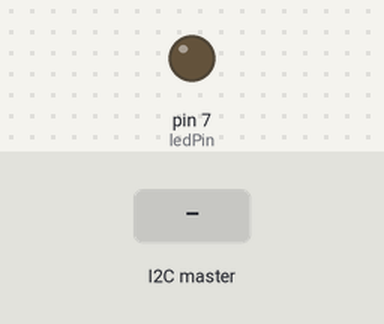
Bench run of a sketch on a simulated Arduino Uno, built with avr-gcc and run on an emulated ATmega328P. Parts: output pins drawn as LEDs (lit = HIGH). The test bench sets the inputs (shaded band). What the sketch prints to the serial monitor is not drawn.

Above: at 1.2 s.
1.3 s: the I2C master sends the byte 0
At 1.7 s:
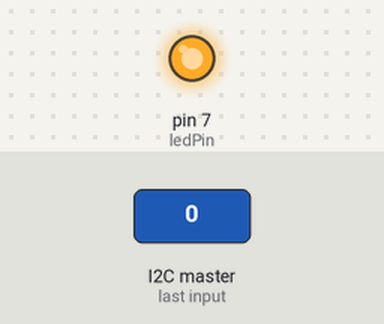
2.8 s: the I2C master sends the byte 1
At 4.0 s:
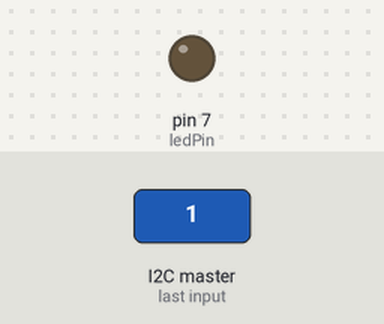
Timing chart, 0 to 5.8 s (numbered marks = the images above; inputs shaded):
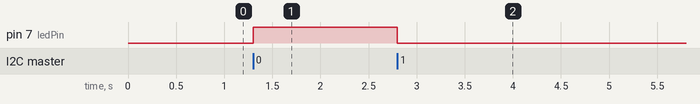

The sketch:

SLAVE.ino
```cpp
/*
      RoboCore - Tutorial Comunicacao entre Arduinos: I2C - Parte 1
                                                            (Slave)
                                                       (03/05/2015)

  Escrito por Marcelo Farias.

  Exemplo de como comunicar Arduinos utilizando o protocolo I2C.

  Altera o estado do LED conectado a placa Slave quando o botao ligado
  a placa Master for pressionado.

  Na placa Master foi utilizado um botao conectado ao pino 4, com o
  resistor de pullup interno da placa acionado e realizou-se um debounce
  em software. Na placa Slave foi utilizado um LED conectado ao pino 7.

  Referencias:
  Exemplo Debounce - https://www.arduino.cc/en/Tutorial/Debounce
  Tutorial Master Writer - https://www.arduino.cc/en/Tutorial/MasterWriter
*/

#include "Wire.h"

#define ledPin 7 // numero do pino onde o LED esta conectado


// endereco do modulo slave que pode ser um valor de 0 a 255
#define myAdress 0x08

void setup() {
  // ingressa ao barramento I2C com o endereço definido no myAdress (0x08)
  Wire.begin(myAdress);

  //Registra um evento para ser chamado quando chegar algum dado via I2C
  Wire.onReceive(receiveEvent);
  Serial.begin(115200);

  pinMode(ledPin, OUTPUT);  // configura o pino do LED como saida
}

void loop() {
  // nada para ser exexutado
}

// funcao executada sempre que algum dado e recebido no barramento I2C
// vide "void setup()"
void receiveEvent(int howMany) {
  Serial.println("test");
  // verifica se existem dados para serem lidos no barramento I2C
  if (Wire.available()) {
    // le o byte recebido
    char received = Wire.read();
    Serial.println(received);
    // se o byte recebido for igual a 0, apaga o LED
    if (received == 0) {
      digitalWrite(ledPin, HIGH);

    }

    // se o byte recebido for igual a 1 acende o LED
    if (received == 1) {
      digitalWrite(ledPin, LOW);
    }
  }
}
```

Measured:
- after the input at 1.3 s, pin 7 (ledPin): LOW → HIGH at once
- after the input at 2.8 s, pin 7 (ledPin): HIGH → LOW at once
